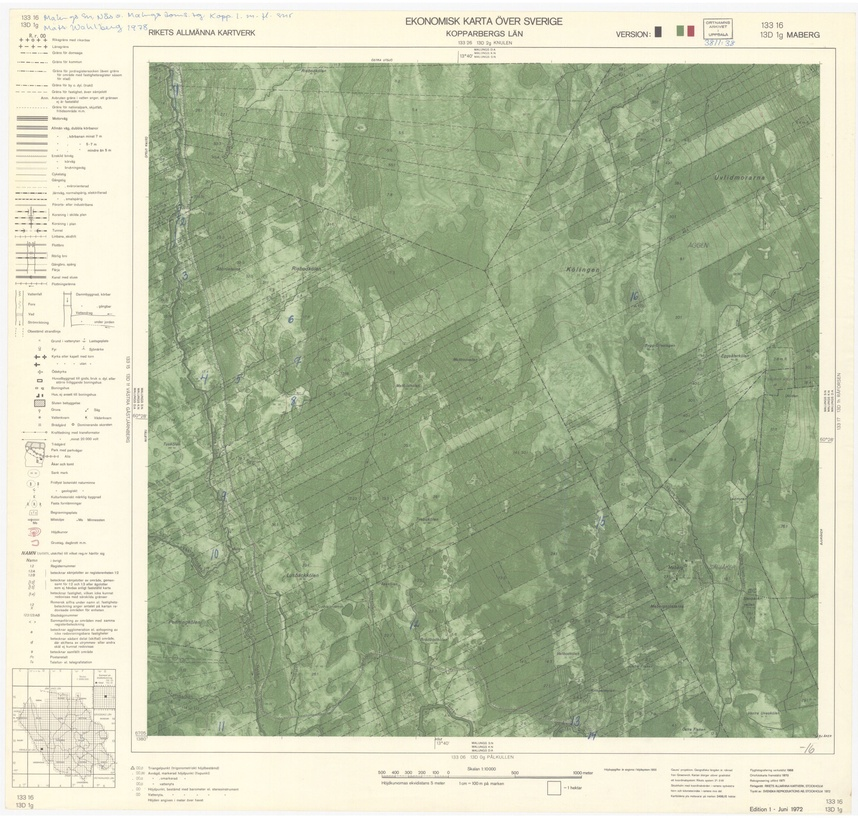
#> input picture examples/4_13D1g.jpg, 858 x 822 px, shrunk from 3187 x 3055 before the run
$ python find-handwriting.py ../examples/4_13D1g.jpg
#> lines starting #> are read from the running program, lines starting #| are printed output that depends on the picture; after the words box and inside, x2 and y2 are one past the last pixel; in counts of white or black regions, pixels touching at a corner belong together
import json
import math
import sys

import cv2
import numpy as np

IMAGE_PATH = sys.argv[1]
MIN_DISTANCE = 20
# --- NY KONSTANT ---
MIN_SIZE = 8  # Blobs mindre än 4px i bredd eller höjd ignoreras

"""
The start of a script used to locate and identify handwriting, "Ortnamn".

Currently looks for the color red, creates a mask of where that red is.
    Tested on "ekonomiska kartor" which in many cases contains red numbers placed as "Ortnamn" which is what this was written to search for.
    Has not been tested with maps that contain the color red normally, would probably not work for these.

The output is a black and white image of the handwriting, since this is usually easier for ai-detection.

Usage:
    python3 find-handwriting image-in

the output-file will be saved to image-in.haiku3.output.png

"""

def main():
    print("image recoloring")
    img = cv2.imread(IMAGE_PATH)
#> img is the input picture: shape (822, 858, 3); mean B, G, R 161.7, 191.2, 181.1
    if img is None:
        print("Error: Could not load image.")
        return

    hsv = cv2.cvtColor(img, cv2.COLOR_BGR2HSV)
#> hsv: shape (822, 858, 3); mean H, S, V 38.4, 44.7, 192.9

    lower_red1 = np.array([0, 0, 0])
    upper_red1 = np.array([10, 255, 255])
    lower_red2 = np.array([160, 100, 100])
    upper_red2 = np.array([179, 255, 255])

    mask1 = cv2.inRange(hsv, lower_red1, upper_red1)
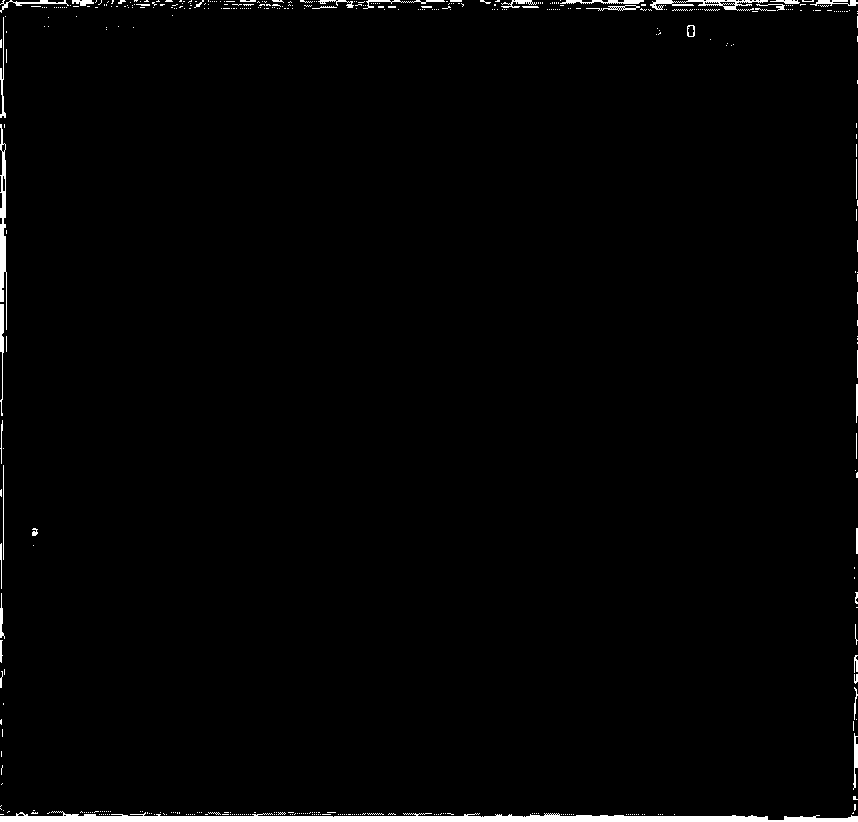
#> mask1: shape (822, 858); 1.5% white; 451 white regions (408 under 20 px), largest, box (x1, y1, x2, y2) and area: (0, 811, 858, 822) 5290, (0, 124, 7, 330) 791, (650, 0, 768, 11) 497
    mask2 = cv2.inRange(hsv, lower_red2, upper_red2)
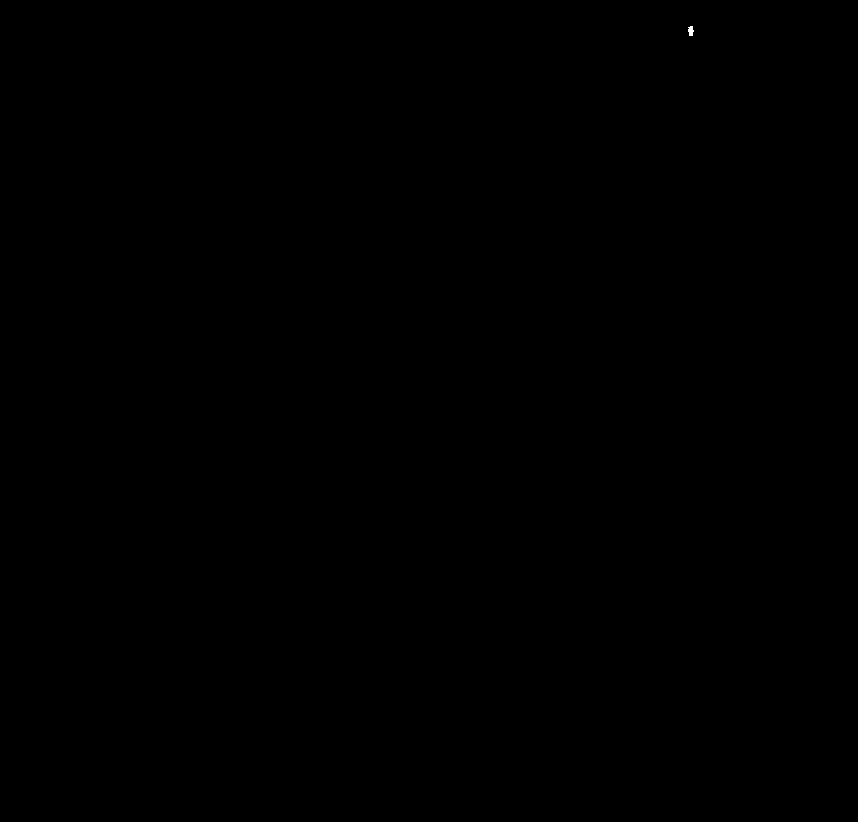
#> mask2: shape (822, 858); 0.01% white; 1 white region, box (x1, y1, x2, y2) and area: (688, 26, 694, 36) 45
    mask = cv2.bitwise_or(mask1, mask2)

    kernel = np.ones((2, 2), np.uint8)
    eroded = cv2.erode(mask, kernel, iterations=1)
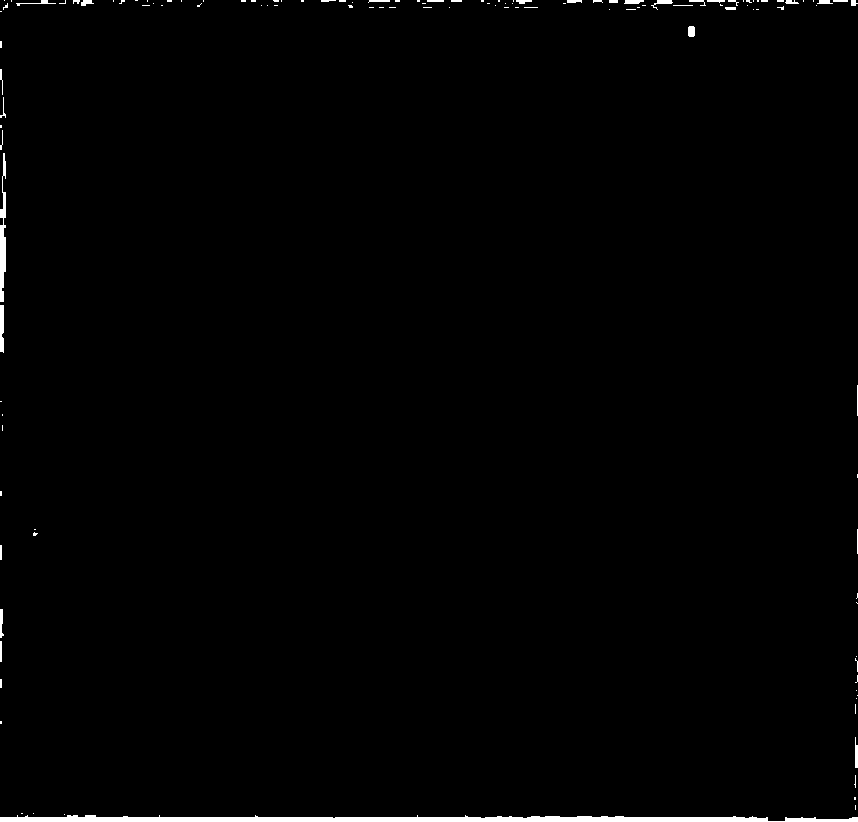
#> eroded: shape (822, 858); 0.96% white; 125 white regions (90 under 20 px), largest, box (x1, y1, x2, y2) and area: (0, 815, 858, 822) 4237, (0, 153, 6, 302) 571, (0, 305, 4, 353) 181
    thresh = cv2.dilate(eroded, kernel, iterations=1)
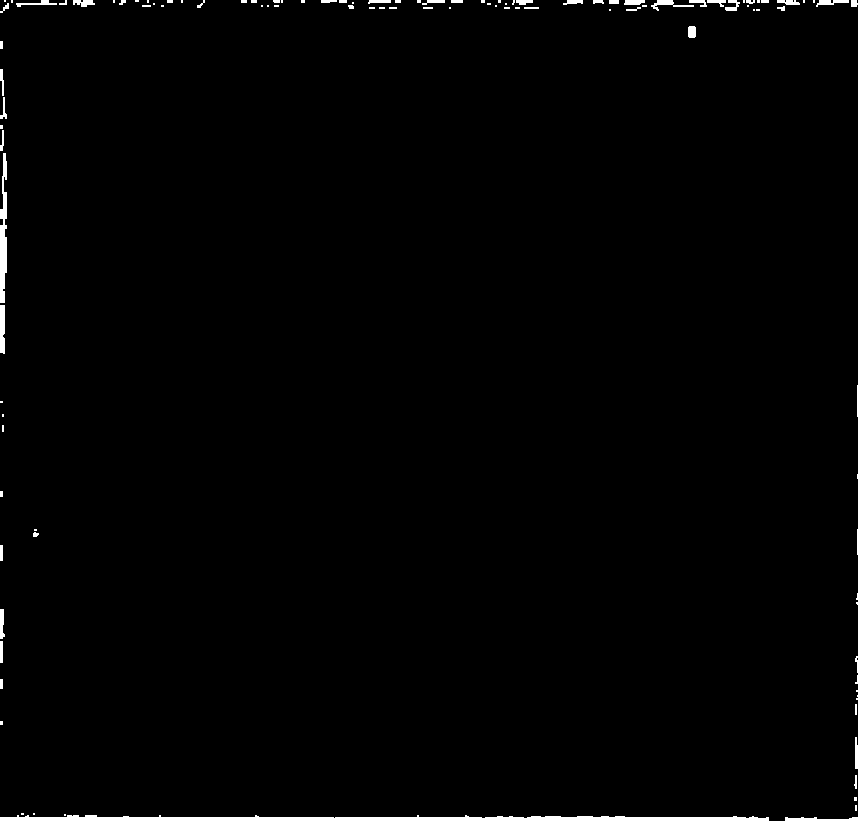
#> thresh: shape (822, 858); 1.2% white; 110 white regions (60 under 20 px)

    cv2.imwrite(IMAGE_PATH + "haiku3thresh.output.png", thresh)

    print("finding all regions")
    contours, _ = cv2.findContours(thresh, cv2.RETR_TREE, cv2.CHAIN_APPROX_SIMPLE)
#> contours = 110 contours, 81 with area under 20; largest, box (x1, y1, x2, y2) and area: (0, 815, 858, 822) 3405, (0, 153, 7, 303) 579, (0, 305, 5, 354) 184, (651, 0, 694, 11) 102, (816, 0, 849, 7) 83

    raw_results = []
    print("extracting detections")
    for i, contour in enumerate(contours):
        x, y, w, h = cv2.boundingRect(contour)

        if w < MIN_SIZE or h < MIN_SIZE:
            continue

        center_x = x + w // 2
        center_y = y + h // 2
        area = cv2.contourArea(contour)

        raw_results.append(
            {
                "x": int(center_x),
                "y": int(center_y),
                "width": int(w),
                "height": int(h),
                "area": float(area),
            }
        )
#> this loop made 110 passes
#> (contour, x, y, w, h) on passes 2, 3, 4, 5, 6, 9, 10, 11, 12, 13: ([[64, 814], [64, 815], [65, 815], [65, 814]], 64, 814, 2, 2), ([[33, 813], [33, 814], [34, 814], [34, 813]], 33, 813, 2, 2), ([[21, 813], [21, 814], [23, 814], [23, 813]], 21, 813, 3, 2), ([[855, 805], [855, 810], [856, 810], [856, 805]], 855, 805, 2, 6), ([[854, 797], [854, 800], [856, 800], [856, 797]], 854, 797, 3, 4), ([[0, 721], [0, 724], [2, 724], [2, 721]], 0, 721, 3, 4), ([[855, 704], [855, 714], [856, 714], [856, 704]], 855, 704, 2, 11), ([[856, 698], [856, 699], [857, 699], [857, 698]], 856, 698, 2, 2), ([[857, 695], [857, 696]], 857, 695, 1, 2), ([[856, 690], [856, 691], [857, 691], [857, 690]], 856, 690, 2, 2)
#> (x, y, w, h) on passes 1, 7, 8, 15, 16, 18: (0, 815, 858, 7), (854, 775, 3, 14), (855, 737, 3, 32), (855, 675, 3, 9), (855, 656, 3, 17), (0, 609, 5, 30)
#> after the loop, raw_results = 5 items

    # raw_results.sort(key=lambda x: x['area'], reverse=True)

    filtered_results = []
    for candidate in raw_results:
        keep = True
        for accepted in filtered_results:
            dist = math.sqrt(
                (candidate["x"] - accepted["x"]) ** 2
                + (candidate["y"] - accepted["y"]) ** 2
            )

            if dist < MIN_DISTANCE:
                keep = False
                break

        if keep:
            candidate["id"] = len(filtered_results)
            filtered_results.append(candidate)
#> this loop made 5 passes
#> after the loop, filtered_results = 5 items

    print("writes json")
    with open(IMAGE_PATH + "haiku3.json", "w") as f:
        json.dump(filtered_results, f, indent=4)

    output_img = img.copy()
    for item in filtered_results:
        cv2.circle(output_img, (item["x"], item["y"]), 8, (0, 255, 255), 3)
#> this loop made 5 passes
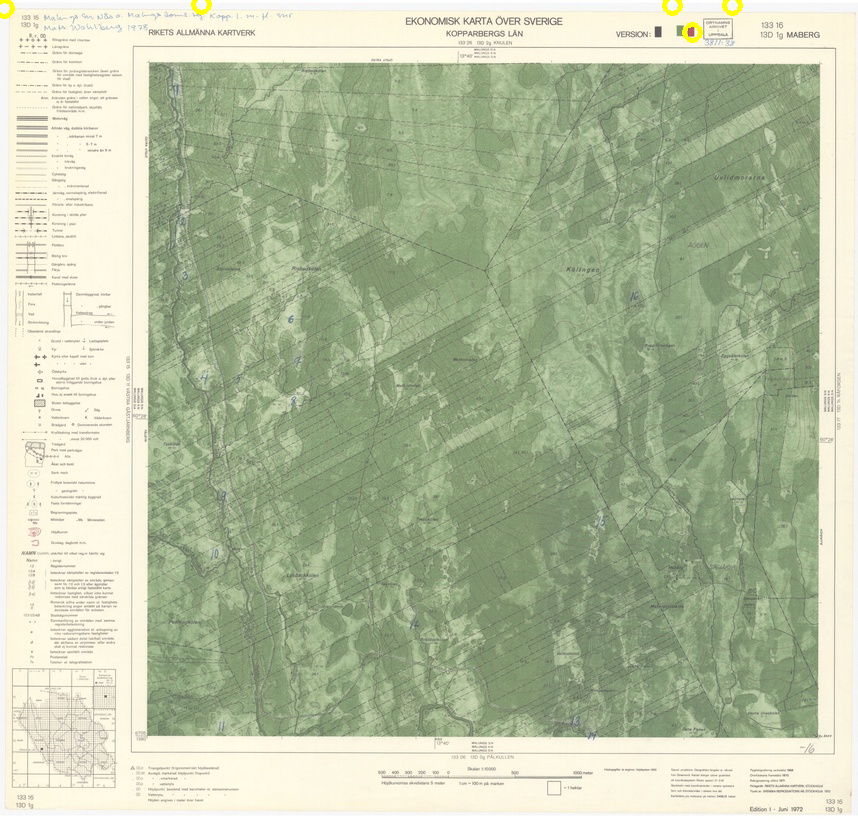
#> output_img: shape (822, 858, 3); 0.13% of pixels changed, all inside (x1, y1, x2, y2) = (0, 0, 743, 43)

    print("writes image")
    cv2.imwrite(IMAGE_PATH + "haiku3.output.png", output_img)
    print(
        f"Found {len(filtered_results)} unique regions after filtering (Min size: {MIN_SIZE}px)"
    )
#| Found 5 unique regions after filtering (Min size: 8px)


if __name__ == "__main__":
    if len(sys.argv) < 2:
        print("Usage: python program <full_path_to_image.tif>")
        sys.exit(1)
    main()
